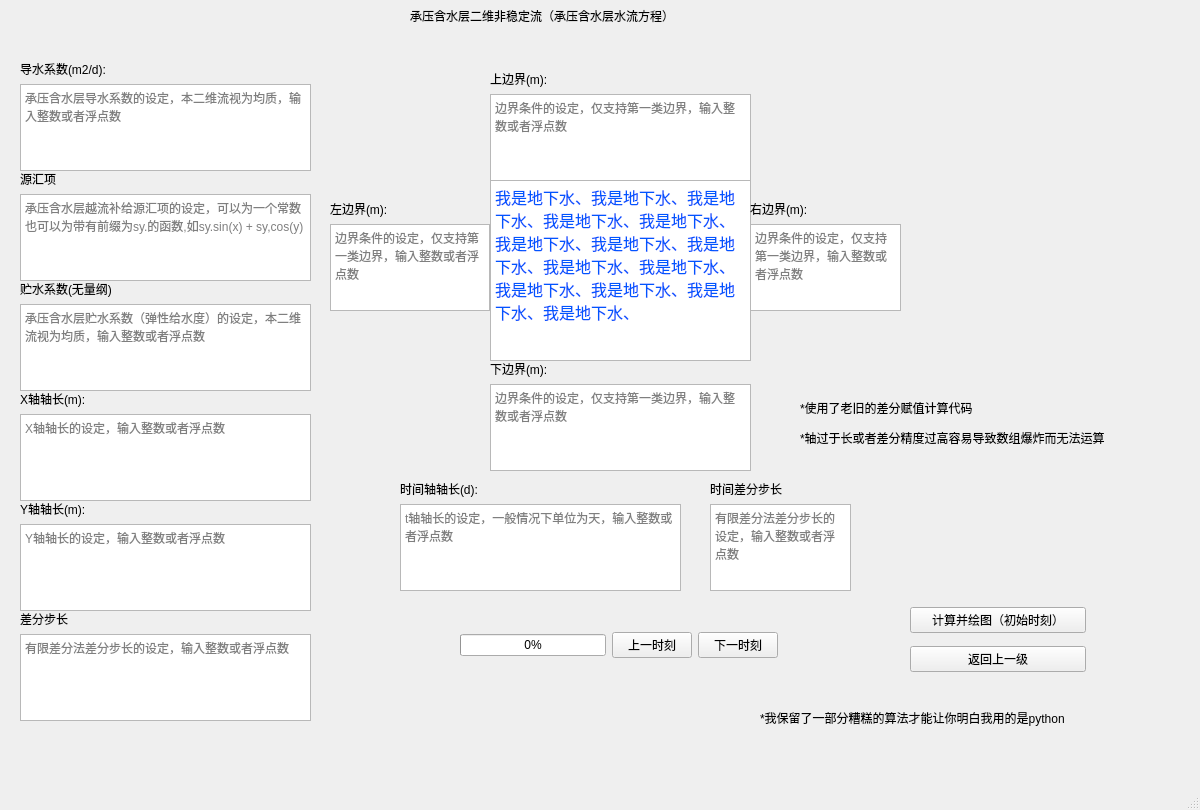
<?xml version="1.0" encoding="UTF-8"?>
<ui version="4.0">
 <class>two_dimension_confined_aquifer_unstable_flow</class>
 <widget class="QMainWindow" name="two_dimension_confined_aquifer_unstable_flow">
  <property name="geometry">
   <rect>
    <x>0</x>
    <y>0</y>
    <width>1200</width>
    <height>810</height>
   </rect>
  </property>
  <property name="windowTitle">
   <string>承压含水层水流方程</string>
  </property>
  <widget class="QWidget" name="centralwidget">
   <widget class="QLabel" name="label_15">
    <property name="geometry">
     <rect>
      <x>410</x>
      <y>0</y>
      <width>341</width>
      <height>31</height>
     </rect>
    </property>
    <property name="text">
     <string>承压含水层二维非稳定流（承压含水层水流方程）</string>
    </property>
   </widget>
   <widget class="QWidget" name="verticalLayoutWidget_5">
    <property name="geometry">
     <rect>
      <x>330</x>
      <y>200</y>
      <width>160</width>
      <height>111</height>
     </rect>
    </property>
    <layout class="QVBoxLayout" name="verticalLayout_5">
     <item>
      <widget class="QLabel" name="label_4">
       <property name="text">
        <string>左边界(m):</string>
       </property>
      </widget>
     </item>
     <item>
      <widget class="QTextEdit" name="l_boundary">
       <property name="placeholderText">
        <string>边界条件的设定，仅支持第一类边界，输入整数或者浮点数</string>
       </property>
      </widget>
     </item>
    </layout>
   </widget>
   <widget class="QWidget" name="verticalLayoutWidget_4">
    <property name="geometry">
     <rect>
      <x>490</x>
      <y>360</y>
      <width>261</width>
      <height>111</height>
     </rect>
    </property>
    <layout class="QVBoxLayout" name="verticalLayout_4">
     <item>
      <widget class="QLabel" name="label_9">
       <property name="text">
        <string>下边界(m): </string>
       </property>
      </widget>
     </item>
     <item>
      <widget class="QTextEdit" name="b_boundary">
       <property name="placeholderText">
        <string>边界条件的设定，仅支持第一类边界，输入整数或者浮点数</string>
       </property>
      </widget>
     </item>
    </layout>
   </widget>
   <widget class="QWidget" name="verticalLayoutWidget_3">
    <property name="geometry">
     <rect>
      <x>490</x>
      <y>70</y>
      <width>261</width>
      <height>111</height>
     </rect>
    </property>
    <layout class="QVBoxLayout" name="verticalLayout_3">
     <item>
      <widget class="QLabel" name="label_8">
       <property name="text">
        <string>上边界(m):</string>
       </property>
      </widget>
     </item>
     <item>
      <widget class="QTextEdit" name="t_boundary">
       <property name="placeholderText">
        <string>边界条件的设定，仅支持第一类边界，输入整数或者浮点数</string>
       </property>
      </widget>
     </item>
    </layout>
   </widget>
   <widget class="QTextBrowser" name="textBrowser">
    <property name="geometry">
     <rect>
      <x>490</x>
      <y>180</y>
      <width>261</width>
      <height>181</height>
     </rect>
    </property>
    <property name="html">
     <string>&lt;!DOCTYPE HTML PUBLIC &quot;-//W3C//DTD HTML 4.0//EN&quot; &quot;http://www.w3.org/TR/REC-html40/strict.dtd&quot;&gt;
&lt;html&gt;&lt;head&gt;&lt;meta name=&quot;qrichtext&quot; content=&quot;1&quot; /&gt;&lt;style type=&quot;text/css&quot;&gt;
p, li { white-space: pre-wrap; }
&lt;/style&gt;&lt;/head&gt;&lt;body style=&quot; font-family:'SimSun'; font-size:9pt; font-weight:400; font-style:normal;&quot;&gt;
&lt;p style=&quot; margin-top:0px; margin-bottom:0px; margin-left:0px; margin-right:0px; -qt-block-indent:0; text-indent:0px;&quot;&gt;&lt;span style=&quot; font-size:12pt; color:#0055ff;&quot;&gt;我是地下水、我是地下水、我是地下水、我是地下水、我是地下水、我是地下水、我是地下水、我是地下水、我是地下水、我是地下水、我是地下水、我是地下水、我是地下水、我是地下水、&lt;/span&gt;&lt;/p&gt;&lt;/body&gt;&lt;/html&gt;</string>
    </property>
   </widget>
   <widget class="QWidget" name="verticalLayoutWidget_6">
    <property name="geometry">
     <rect>
      <x>750</x>
      <y>200</y>
      <width>151</width>
      <height>111</height>
     </rect>
    </property>
    <layout class="QVBoxLayout" name="verticalLayout_6">
     <item>
      <widget class="QLabel" name="label_5">
       <property name="text">
        <string>右边界(m): </string>
       </property>
      </widget>
     </item>
     <item>
      <widget class="QTextEdit" name="r_boundary">
       <property name="placeholderText">
        <string>边界条件的设定，仅支持第一类边界，输入整数或者浮点数</string>
       </property>
      </widget>
     </item>
    </layout>
   </widget>
   <widget class="QWidget" name="verticalLayoutWidget_2">
    <property name="geometry">
     <rect>
      <x>20</x>
      <y>170</y>
      <width>291</width>
      <height>111</height>
     </rect>
    </property>
    <layout class="QVBoxLayout" name="verticalLayout_2">
     <item>
      <widget class="QLabel" name="label_3">
       <property name="text">
        <string>源汇项 </string>
       </property>
      </widget>
     </item>
     <item>
      <widget class="QTextEdit" name="leakage_recharge">
       <property name="placeholderText">
        <string notr="true">承压含水层越流补给源汇项的设定，可以为一个常数也可以为带有前缀为sy.的函数,如sy.sin(x) + sy,cos(y)</string>
       </property>
      </widget>
     </item>
    </layout>
   </widget>
   <widget class="QWidget" name="verticalLayoutWidget_7">
    <property name="geometry">
     <rect>
      <x>20</x>
      <y>390</y>
      <width>291</width>
      <height>111</height>
     </rect>
    </property>
    <layout class="QVBoxLayout" name="verticalLayout_7">
     <item>
      <widget class="QLabel" name="label_10">
       <property name="text">
        <string>X轴轴长(m): </string>
       </property>
      </widget>
     </item>
     <item>
      <widget class="QTextEdit" name="x_length">
       <property name="placeholderText">
        <string>X轴轴长的设定，输入整数或者浮点数</string>
       </property>
      </widget>
     </item>
    </layout>
   </widget>
   <widget class="QWidget" name="verticalLayoutWidget_10">
    <property name="geometry">
     <rect>
      <x>20</x>
      <y>610</y>
      <width>291</width>
      <height>111</height>
     </rect>
    </property>
    <layout class="QVBoxLayout" name="verticalLayout_10">
     <item>
      <widget class="QLabel" name="label_6">
       <property name="text">
        <string>差分步长</string>
       </property>
      </widget>
     </item>
     <item>
      <widget class="QTextEdit" name="step_length">
       <property name="placeholderText">
        <string>有限差分法差分步长的设定，输入整数或者浮点数</string>
       </property>
      </widget>
     </item>
    </layout>
   </widget>
   <widget class="QWidget" name="verticalLayoutWidget_8">
    <property name="geometry">
     <rect>
      <x>20</x>
      <y>500</y>
      <width>291</width>
      <height>111</height>
     </rect>
    </property>
    <layout class="QVBoxLayout" name="verticalLayout_8">
     <item>
      <widget class="QLabel" name="label_11">
       <property name="text">
        <string>Y轴轴长(m): </string>
       </property>
      </widget>
     </item>
     <item>
      <widget class="QTextEdit" name="y_length">
       <property name="placeholderText">
        <string>Y轴轴长的设定，输入整数或者浮点数</string>
       </property>
      </widget>
     </item>
    </layout>
   </widget>
   <widget class="QWidget" name="verticalLayoutWidget">
    <property name="geometry">
     <rect>
      <x>20</x>
      <y>60</y>
      <width>291</width>
      <height>111</height>
     </rect>
    </property>
    <layout class="QVBoxLayout" name="verticalLayout">
     <item>
      <widget class="QLabel" name="label_2">
       <property name="text">
        <string>导水系数(m2/d):</string>
       </property>
      </widget>
     </item>
     <item>
      <widget class="QTextEdit" name="transmissivity">
       <property name="placeholderText">
        <string>承压含水层导水系数的设定，本二维流视为均质，输入整数或者浮点数</string>
       </property>
      </widget>
     </item>
    </layout>
   </widget>
   <widget class="QWidget" name="verticalLayoutWidget_9">
    <property name="geometry">
     <rect>
      <x>20</x>
      <y>280</y>
      <width>291</width>
      <height>111</height>
     </rect>
    </property>
    <layout class="QVBoxLayout" name="verticalLayout_9">
     <item>
      <widget class="QLabel" name="label_13">
       <property name="text">
        <string>贮水系数(无量纲)</string>
       </property>
      </widget>
     </item>
     <item>
      <widget class="QTextEdit" name="storativity">
       <property name="placeholderText">
        <string>承压含水层贮水系数（弹性给水度）的设定，本二维流视为均质，输入整数或者浮点数</string>
       </property>
      </widget>
     </item>
    </layout>
   </widget>
   <widget class="QWidget" name="horizontalLayoutWidget_14">
    <property name="geometry">
     <rect>
      <x>460</x>
      <y>600</y>
      <width>318</width>
      <height>91</height>
     </rect>
    </property>
    <layout class="QHBoxLayout" name="horizontalLayout_14">
     <item>
      <widget class="QProgressBar" name="progressBar">
       <property name="cursor">
        <cursorShape>ArrowCursor</cursorShape>
       </property>
       <property name="value">
        <number>0</number>
       </property>
       <property name="textVisible">
        <bool>true</bool>
       </property>
       <property name="orientation">
        <enum>Qt::Horizontal</enum>
       </property>
      </widget>
     </item>
     <item>
      <widget class="QPushButton" name="previous_time">
       <property name="text">
        <string>上一时刻</string>
       </property>
      </widget>
     </item>
     <item>
      <widget class="QPushButton" name="next_time">
       <property name="text">
        <string>下一时刻</string>
       </property>
      </widget>
     </item>
    </layout>
   </widget>
   <widget class="QWidget" name="verticalLayoutWidget_11">
    <property name="geometry">
     <rect>
      <x>910</x>
      <y>600</y>
      <width>176</width>
      <height>80</height>
     </rect>
    </property>
    <layout class="QVBoxLayout" name="verticalLayout_11">
     <item>
      <widget class="QPushButton" name="draw">
       <property name="text">
        <string>计算并绘图（初始时刻）</string>
       </property>
      </widget>
     </item>
     <item>
      <widget class="QPushButton" name="back">
       <property name="text">
        <string>返回上一级</string>
       </property>
      </widget>
     </item>
    </layout>
   </widget>
   <widget class="QWidget" name="verticalLayoutWidget_12">
    <property name="geometry">
     <rect>
      <x>400</x>
      <y>480</y>
      <width>281</width>
      <height>111</height>
     </rect>
    </property>
    <layout class="QVBoxLayout" name="verticalLayout_12">
     <item>
      <widget class="QLabel" name="label_12">
       <property name="text">
        <string>时间轴轴长(d):</string>
       </property>
      </widget>
     </item>
     <item>
      <widget class="QTextEdit" name="t_length">
       <property name="placeholderText">
        <string>t轴轴长的设定，一般情况下单位为天，输入整数或者浮点数</string>
       </property>
      </widget>
     </item>
    </layout>
   </widget>
   <widget class="QWidget" name="verticalLayoutWidget_13">
    <property name="geometry">
     <rect>
      <x>710</x>
      <y>480</y>
      <width>141</width>
      <height>111</height>
     </rect>
    </property>
    <layout class="QVBoxLayout" name="verticalLayout_13">
     <item>
      <widget class="QLabel" name="label_7">
       <property name="text">
        <string>时间差分步长</string>
       </property>
      </widget>
     </item>
     <item>
      <widget class="QTextEdit" name="step_time">
       <property name="placeholderText">
        <string>有限差分法差分步长的设定，输入整数或者浮点数</string>
       </property>
      </widget>
     </item>
    </layout>
   </widget>
   <widget class="QLabel" name="label">
    <property name="geometry">
     <rect>
      <x>800</x>
      <y>400</y>
      <width>221</width>
      <height>16</height>
     </rect>
    </property>
    <property name="text">
     <string>*使用了老旧的差分赋值计算代码</string>
    </property>
   </widget>
   <widget class="QLabel" name="label_14">
    <property name="geometry">
     <rect>
      <x>800</x>
      <y>430</y>
      <width>391</width>
      <height>16</height>
     </rect>
    </property>
    <property name="text">
     <string>*轴过于长或者差分精度过高容易导致数组爆炸而无法运算</string>
    </property>
   </widget>
   <widget class="QLabel" name="label_16">
    <property name="geometry">
     <rect>
      <x>760</x>
      <y>710</y>
      <width>391</width>
      <height>16</height>
     </rect>
    </property>
    <property name="text">
     <string>*我保留了一部分糟糕的算法才能让你明白我用的是python</string>
    </property>
   </widget>
  </widget>
  <widget class="QMenuBar" name="menubar">
   <property name="geometry">
    <rect>
     <x>0</x>
     <y>0</y>
     <width>1200</width>
     <height>26</height>
    </rect>
   </property>
  </widget>
  <widget class="QStatusBar" name="statusbar"/>
 </widget>
 <resources/>
 <connections/>
</ui>
